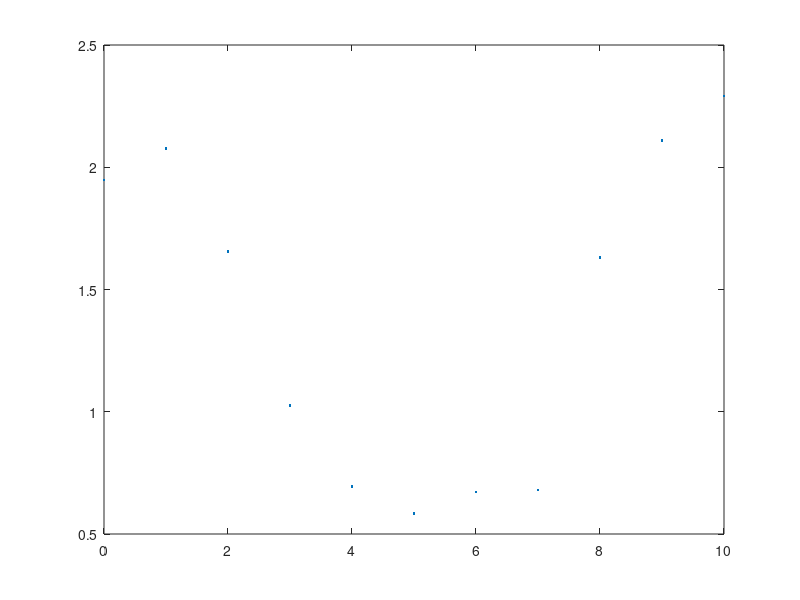

Recreate this plot in MATLAB.
x=[0:1:10];
x=x';
y1=zeros(1,11);
for i=1:length(x)
    y1(1,i)=rand()-0.5;
end
y=0.04*x.^2-0.4*x+2+y1';
plot(x,y,'.');